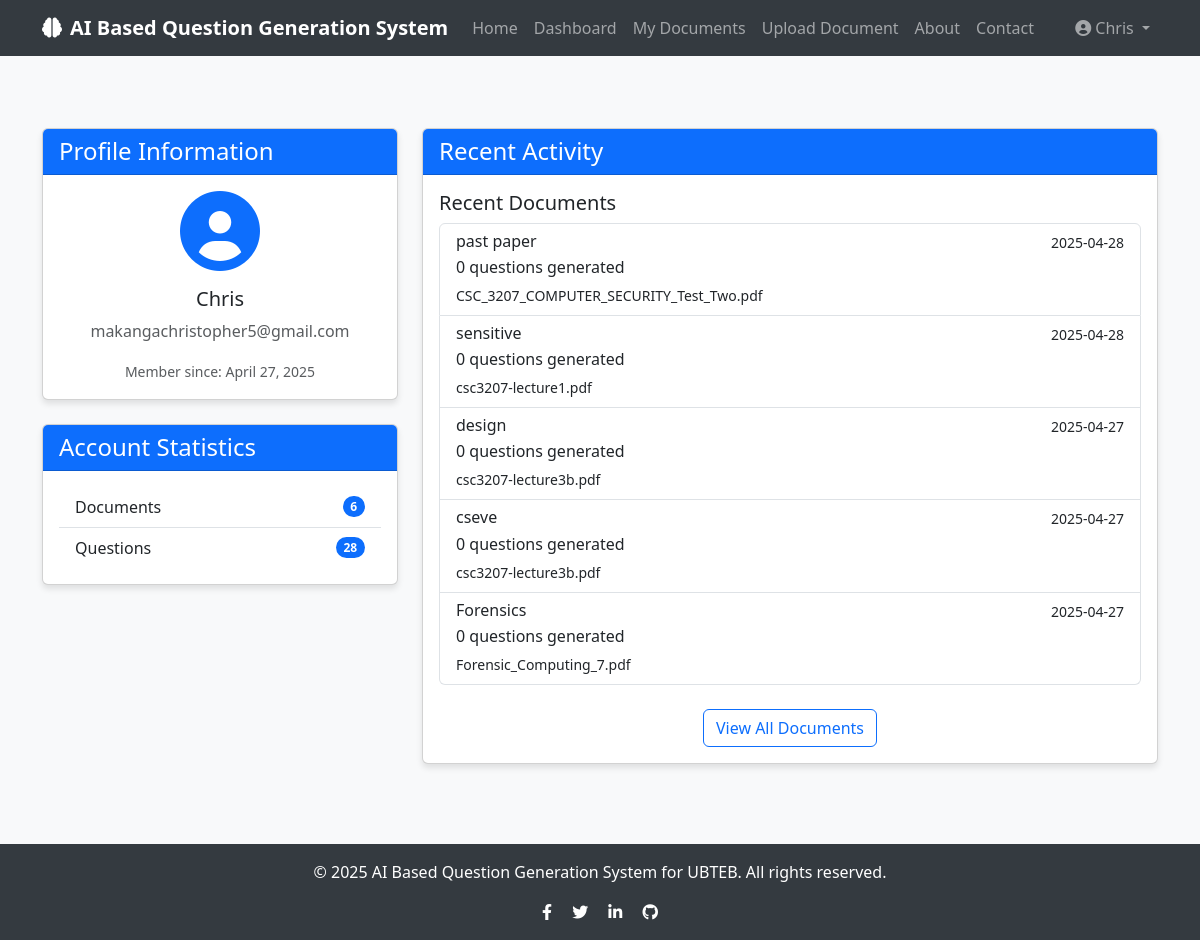
Screenshot of /profile (signed in) with the database file from the repository.
### app/models/user.py (models this page shows, shortened)
class User(db.Model, UserMixin):
    __tablename__ = 'users'
    id = db.Column(db.Integer, primary_key=True)
    username = db.Column(db.String(50), unique=True, nullable=False)
    email = db.Column(db.String(120), unique=True, nullable=False)
    password = db.Column(db.String(60), nullable=False)
    created_at = db.Column(db.DateTime, default=datetime.utcnow)
    documents = db.relationship('Document', backref='author', lazy=True,
                               foreign_keys='Document.user_id', cascade="all, delete-orphan")
    questions = db.relationship('Question', backref='author', lazy=True, cascade="all, delete-orphan")
    courses = db.relationship('Course', backref='user', lazy=True, cascade="all, delete-orphan")
    chats = db.relationship('Chat', backref='user', lazy=True, cascade="all, delete-orphan")

### app/models/document.py (models this page shows, shortened)
class Document(db.Model):
    __tablename__ = 'documents'  # Make sure this is plural
    id = db.Column(db.Integer, primary_key=True)
    title = db.Column(db.String(100), nullable=False)
    filename = db.Column(db.String(100), nullable=False)
    file_path = db.Column(db.String(255), nullable=False)
    content = db.Column(db.Text, nullable=False)
    document_type = db.Column(db.String(20), nullable=False, default='note')  # 'note' or 'paper'
    created_at = db.Column(db.DateTime, default=datetime.utcnow)
    updated_at = db.Column(db.DateTime, default=datetime.utcnow, onupdate=datetime.utcnow)
    user_id = db.Column(db.Integer, db.ForeignKey('users.id'), nullable=False)
    course_id = db.Column(db.Integer, db.ForeignKey('courses.id'), nullable=True)

### app/routes/auth.py (the view)
@auth.route('/profile', methods=['GET', 'POST'])
@login_required
def profile():
    return render_template('auth/profile.html', user=current_user)

### app/models/user.py (called while the page is built)
@login_manager.user_loader
def load_user(user_id):
    return User.query.get(int(user_id))

### app/templates/auth/profile.html (shortened to what this page needs)
{% extends "base.html" %}
{% block content %}
<div class="container py-5">
    <div class="row">
        <div class="col-md-4">
            <div class="card mb-4">
                <div class="card-header bg-primary text-white">
                    <h4 class="mb-0">Profile Information</h4>
                </div>
                <div class="card-body text-center">
                    <div class="mb-3">
                        <i class="fas fa-user-circle fa-5x text-primary"></i>
                    </div>
                    <h5 class="card-title">{{ user.username }}</h5>
                    <p class="card-text text-muted">{{ user.email }}</p>
                    <p class="card-text">
                        <small class="text-muted">Member since: {{ user.created_at.strftime('%B %d, %Y') }}</small>
                    </p>
                </div>
            </div>
            <div class="card">
                <div class="card-header bg-primary text-white">
                    <h4 class="mb-0">Account Statistics</h4>
                </div>
                <div class="card-body">
                    <ul class="list-group list-group-flush">
                        <li class="list-group-item d-flex justify-content-between align-items-center">
                            Documents
                            <span class="badge bg-primary rounded-pill">{{ user.documents|length }}</span>
                        </li>
                        <li class="list-group-item d-flex justify-content-between align-items-center">
                            Questions
                            <span class="badge bg-primary rounded-pill">{{ user.questions|length }}</span>
                        </li>
                    </ul>
                </div>
            </div>
        </div>
        <div class="col-md-8">
            <div class="card">
                <div class="card-header bg-primary text-white">
                    <h4 class="mb-0">Recent Activity</h4>
                </div>
                <div class="card-body">
                    {% if user.documents %}
                        <h5 class="card-title">Recent Documents</h5>
                        <div class="list-group mb-4">
                            {% for document in user.documents|sort(attribute='created_at', reverse=True) %}
                                {% if loop.index <= 5 %}
                                <a href="{{ url_for('questions.view_document', document_id=document.id) }}" class="list-group-item list-group-item-action">
                                    <div class="d-flex w-100 justify-content-between">
                                        <h6 class="mb-1">{{ document.title }}</h6>
                                        <small>{{ document.created_at.strftime('%Y-%m-%d') }}</small>
                                    </div>
                                    <p class="mb-1">{{ document.questions|length }} questions generated</p>
                                    <small>{{ document.filename }}</small>
                                </a>
                                {% endif %}
                            {% endfor %}
                        </div>
                        {% if user.documents|length > 5 %}
                            <div class="text-center">
                                <a href="{{ url_for('questions.list_documents') }}" class="btn btn-outline-primary">View All Documents</a>
                            </div>
                        {% endif %}
                    {% else %}
                        <div class="alert alert-info">
                            <p class="mb-0">You haven't uploaded any documents yet. <a href="{{ url_for('questions.upload_document') }}">Upload your first document</a> to get started!</p>
                        </div>
                    {% endif %}
                </div>
            </div>
        </div>
    </div>
</div>
{% endblock %}

### app/templates/base.html (shortened to what this page needs)
<!DOCTYPE html>
<html lang="en">
<head>
    <link href="https://cdn.jsdelivr.net/npm/bootstrap@5.3.0/dist/css/bootstrap.min.css" rel="stylesheet">
    <link rel="stylesheet" href="https://cdnjs.cloudflare.com/ajax/libs/font-awesome/6.0.0/css/all.min.css">
</head>
<body>
    <nav class="navbar navbar-expand-lg navbar-dark mb-4">
        <div class="container">
            <a class="navbar-brand" href="{{ url_for('main.index') }}">
                <i class="fas fa-brain me-2"></i>AI Based Question Generation System
            </a>
            <div class="collapse navbar-collapse" id="navbarNav">
                <ul class="navbar-nav me-auto">
                    <li class="nav-item">
                        <a class="nav-link" href="{{ url_for('main.index') }}">Home</a>
                    </li>
                    {% if current_user.is_authenticated %}
                    <li class="nav-item">
                        <a class="nav-link" href="{{ url_for('main.dashboard') }}">Dashboard</a>
                    </li>
                    <li class="nav-item">
                        <a class="nav-link" href="{{ url_for('questions.list_documents') }}">My Documents</a>
                    </li>
                    <li class="nav-item">
                        <a class="nav-link" href="{{ url_for('questions.upload_document') }}">Upload Document</a>
                    </li>
                    {% endif %}
                    <li class="nav-item">
                        <a class="nav-link" href="{{ url_for('main.about') }}">About</a>
                    </li>
                    <li class="nav-item">
                        <a class="nav-link" href="{{ url_for('main.contact') }}">Contact</a>
                    </li>
                </ul>
                <ul class="navbar-nav">
                    {% if current_user.is_authenticated %}
                    <li class="nav-item dropdown">
                        <a class="nav-link dropdown-toggle" href="#" id="navbarDropdown" role="button" data-bs-toggle="dropdown" aria-expanded="false">
                            <i class="fas fa-user-circle me-1"></i>{{ current_user.username }}
                        </a>
                    </li>
                    {% endif %}
                </ul>
            </div>
        </div>
    </nav>
    <div class="content">
        {% block content %}{% endblock %}
    </div>
    <footer class="footer text-center">
        <div class="container">
            <div class="row">
                <div class="col-md-12">
                    <p>&copy; 2025 AI Based Question Generation System for UBTEB. All rights reserved.</p>
                    <div class="social-icons">
                        <a href="#" class="text-white me-3"><i class="fab fa-facebook-f"></i></a>
                        <a href="#" class="text-white me-3"><i class="fab fa-twitter"></i></a>
                        <a href="#" class="text-white me-3"><i class="fab fa-linkedin-in"></i></a>
                        <a href="#" class="text-white"><i class="fab fa-github"></i></a>
                    </div>
                </div>
            </div>
        </div>
    </footer>
</body>
</html>

### app/templates/base.html (style rules this page uses)
body { min-height: 100vh; display: flex; flex-direction: column; background-color: #f8f9fa; }
.content { flex: 1; }
.navbar { background-color: #343a40; }
.navbar-brand { font-weight: bold; color: #ffffff; }
.footer { background-color: #343a40; color: #ffffff; padding: 1rem 0; margin-top: 2rem; }
.card { box-shadow: 0 4px 6px rgba(0, 0, 0, 0.1); transition: all 0.3s ease; }

### rows the page displays
User: username "Chris", email "makangachristopher5@gmail.com", created_at "April 27, 2025"
Document: title "past paper", created_at "2025-04-28", questions|length "0", filename "CSC_3207_COMPUTER_SECURITY_Test_Two.pdf"
Document: title "sensitive", created_at "2025-04-28", questions|length "0", filename "csc3207-lecture1.pdf"
Document: title "design", created_at "2025-04-27", questions|length "0", filename "csc3207-lecture3b.pdf"
Document: title "cseve", created_at "2025-04-27", questions|length "0", filename "csc3207-lecture3b.pdf"
Document: title "Forensics", created_at "2025-04-27", questions|length "0", filename "Forensic_Computing_7.pdf"

### other values shown
{{ user.documents|length }} "6"
{{ user.questions|length }} "28"
